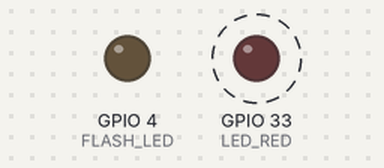
A sketch run on a simulated ESP32. Shown: output pins drawn as LEDs (lit = HIGH). Dashed ring = blinking. What the sketch prints to the serial monitor is not drawn.

Above: at 0.2 s.
Timing chart, 0 to 3.0 s (numbered marks = the images above):
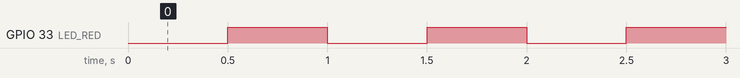

Measured:
- by itself, GPIO 33 (LED_RED): alternates HIGH for 0.50 s and LOW for 0.50 s

The sketch:

01_blink.ino
```cpp
/*
 * Experiment 01 — Blink onboard LED
 * Board  : AI Thinker ESP32-CAM
 * LED    : GPIO 33 (red, active LOW) · GPIO 4 (flash, active HIGH)
 * Status : DONE
 */

#define LED_RED    33
#define FLASH_LED   4

void setup() {
  Serial.begin(115200);
  pinMode(LED_RED,   OUTPUT);
  pinMode(FLASH_LED, OUTPUT);
  digitalWrite(FLASH_LED, LOW);
}

void loop() {
  digitalWrite(LED_RED, LOW);
  delay(500);
  digitalWrite(LED_RED, HIGH);
  delay(500);
  Serial.println("blink");
}
```
